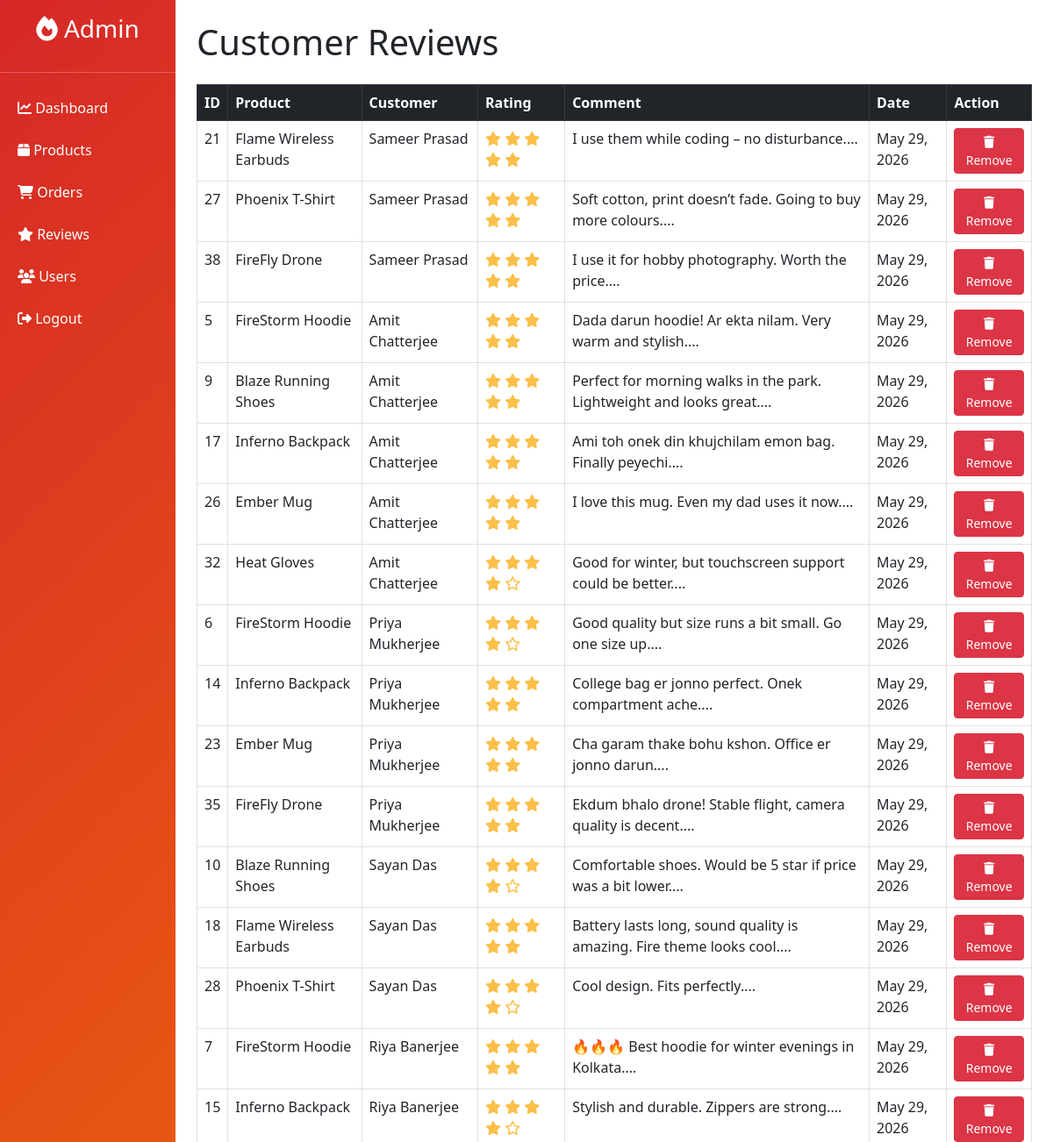
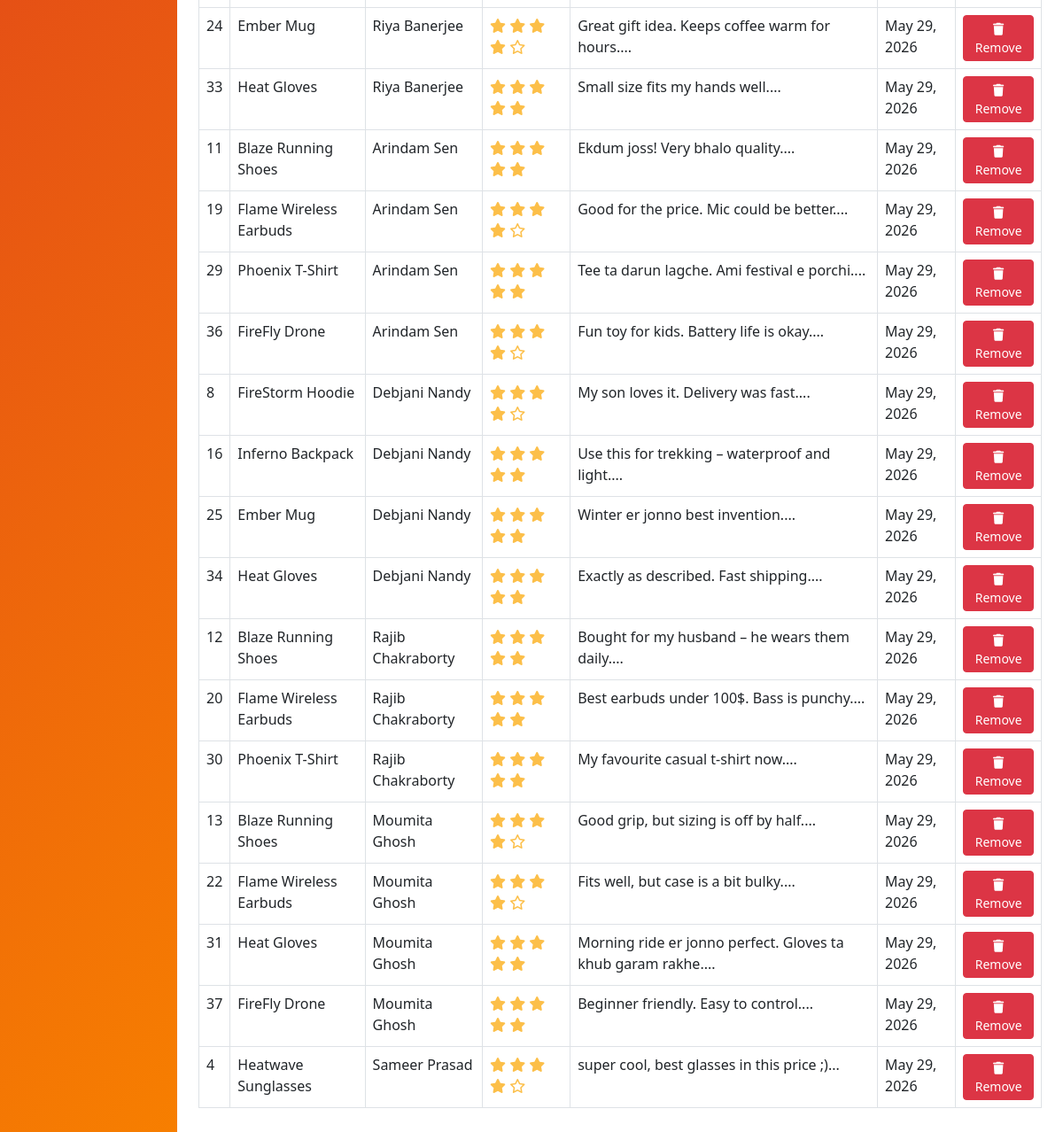
The page /admin/reviews.php (signed in) on the database its author committed (2 pictures, top to bottom).
### tables this page shows
CREATE TABLE `reviews` (
  `review_id` int(11) NOT NULL,
  `product_id` int(11) NOT NULL,
  `customer_id` int(11) NOT NULL,
  `rating` int(11) DEFAULT NULL CHECK (`rating` >= 1 and `rating` <= 5),
  `comment` text DEFAULT NULL,
  `created_at` timestamp NOT NULL DEFAULT current_timestamp()
);

CREATE TABLE `products` (
  `product_id` int(11) NOT NULL,
  `product_name` varchar(200) NOT NULL,
  `category` varchar(100) NOT NULL,
  `price` decimal(10,2) NOT NULL,
  `stock_quantity` int(11) NOT NULL DEFAULT 0,
  `description` text DEFAULT NULL,
  `image_url` varchar(255) DEFAULT NULL,
  `sizes` varchar(100) DEFAULT 'S,M,L,XL',
  `created_at` timestamp NOT NULL DEFAULT current_timestamp()
);

CREATE TABLE `customers` (
  `customer_id` int(11) NOT NULL,
  `name` varchar(100) NOT NULL,
  `email` varchar(100) NOT NULL,
  `password` varchar(255) NOT NULL,
  `address` text DEFAULT NULL,
  `phone` varchar(20) DEFAULT NULL,
  `created_at` timestamp NOT NULL DEFAULT current_timestamp()
);

### admin/reviews.php (the view, shortened to what this page needs)
<?php
include '../includes/config.php';
$reviews = mysqli_query($conn, "SELECT r.*, p.product_name, c.name as customer_name
                                FROM reviews r
                                JOIN products p ON r.product_id = p.product_id
                                JOIN customers c ON r.customer_id = c.customer_id
                                ORDER BY r.created_at DESC");
?>
<!DOCTYPE html>
<html lang="en">
<head>
    <link href="https://cdn.jsdelivr.net/npm/bootstrap@5.3.0/dist/css/bootstrap.min.css" rel="stylesheet">
    <link rel="stylesheet" href="https://cdnjs.cloudflare.com/ajax/libs/font-awesome/6.4.0/css/all.min.css">
</head>
<body>
    <div class="container-fluid">
        <div class="row">
            <div class="col-md-2 sidebar p-0">
                <h3 class="text-white text-center p-3"><i class="fas fa-fire"></i> Admin</h3>
                <hr class="text-white">
                <a href="dashboard.php"><i class="fas fa-chart-line"></i> Dashboard</a>
                <a href="products.php"><i class="fas fa-box"></i> Products</a>
                <a href="orders.php"><i class="fas fa-shopping-cart"></i> Orders</a>
                <a href="reviews.php"><i class="fas fa-star"></i> Reviews</a>
                <a href="users.php"><i class="fas fa-users"></i> Users</a>
                <a href="logout.php"><i class="fas fa-sign-out-alt"></i> Logout</a>
            </div>
            <div class="col-md-10 p-4">
                <h1>Customer Reviews</h1>
                <div class="table-responsive mt-4">
                    <table class="table table-bordered">
                        <thead class="table-dark">
                            <tr>
                                <th>ID</th>
                                <th>Product</th>
                                <th>Customer</th>
                                <th>Rating</th>
                                <th>Comment</th>
                                <th>Date</th>
                                <th>Action</th>
                            </tr>
                        </thead>
                        <tbody>
                            <?php while ($review = mysqli_fetch_assoc($reviews)): ?>
                            <tr>
                                <td><?php echo $review['review_id']; ?></td>
                                <td><?php echo htmlspecialchars($review['product_name']); ?></td>
                                <td><?php echo htmlspecialchars($review['customer_name']); ?></td>
                                <td>
                                    <?php for($i = 1; $i <= 5; $i++): ?>
                                        <i class="<?php echo $i <= $review['rating'] ? 'fas' : 'far'; ?> fa-star" style="color: #fcbf49;"></i>
                                    <?php endfor; ?>
                                </td>
                                <td><?php echo substr(htmlspecialchars($review['comment']), 0, 100); ?>...</td>
                                <td><?php echo date('M d, Y', strtotime($review['created_at'])); ?></td>
                                <td>
                                    <a href="reviews.php?delete=<?php echo $review['review_id']; ?>"
                                       class="btn btn-danger btn-sm" onclick="return confirm('Delete this review?')">
                                        <i class="fas fa-trash"></i> Remove
                                    </a>
                                </td>
                            </tr>
                            <?php endwhile; ?>
                        </tbody>
                    </table>
                </div>
            </div>
        </div>
    </div>
</body>
</html>

### admin/reviews.php (style rules this page uses)
.sidebar { background: linear-gradient(135deg, #d62828, #f77f00); min-height: 100vh; }
.sidebar a { color: white; text-decoration: none; padding: 12px 20px; display: block; }

### rows shown on the page
reviews: review_id "21", product.product_name "Flame Wireless Earbuds", customer.name "Sameer Prasad", rating 5 (drawn), comment "I use them while coding – no disturbance.", created_at "May 29, 2026"
reviews: review_id "27", product.product_name "Phoenix T-Shirt", customer.name "Sameer Prasad", rating 5 (drawn), comment "Soft cotton, print doesn’t fade. Going to buy more colours.", created_at "May 29, 2026"
reviews: review_id "38", product.product_name "FireFly Drone", customer.name "Sameer Prasad", rating 5 (drawn), comment "I use it for hobby photography. Worth the price.", created_at "May 29, 2026"
reviews: review_id "5", product.product_name "FireStorm Hoodie", customer.name "Amit Chatterjee", rating 5 (drawn), comment "Dada darun hoodie! Ar ekta nilam. Very warm and stylish.", created_at "May 29, 2026"
reviews: review_id "9", product.product_name "Blaze Running Shoes", customer.name "Amit Chatterjee", rating 5 (drawn), comment "Perfect for morning walks in the park. Lightweight and looks great.", created_at "May 29, 2026"
reviews: review_id "17", product.product_name "Inferno Backpack", customer.name "Amit Chatterjee", rating 5 (drawn), comment "Ami toh onek din khujchilam emon bag. Finally peyechi.", created_at "May 29, 2026"
reviews: review_id "26", product.product_name "Ember Mug", customer.name "Amit Chatterjee", rating 5 (drawn), comment "I love this mug. Even my dad uses it now.", created_at "May 29, 2026"
reviews: review_id "32", product.product_name "Heat Gloves", customer.name "Amit Chatterjee", rating 4 (drawn), comment "Good for winter, but touchscreen support could be better.", created_at "May 29, 2026"
reviews: review_id "6", product.product_name "FireStorm Hoodie", customer.name "Priya Mukherjee", rating 4 (drawn), comment "Good quality but size runs a bit small. Go one size up.", created_at "May 29, 2026"
reviews: review_id "14", product.product_name "Inferno Backpack", customer.name "Priya Mukherjee", rating 5 (drawn), comment "College bag er jonno perfect. Onek compartment ache.", created_at "May 29, 2026"
reviews: review_id "23", product.product_name "Ember Mug", customer.name "Priya Mukherjee", rating 5 (drawn), comment "Cha garam thake bohu kshon. Office er jonno darun.", created_at "May 29, 2026"
reviews: review_id "35", product.product_name "FireFly Drone", customer.name "Priya Mukherjee", rating 5 (drawn), comment "Ekdum bhalo drone! Stable flight, camera quality is decent.", created_at "May 29, 2026"
reviews: review_id "10", product.product_name "Blaze Running Shoes", customer.name "Sayan Das", rating 4 (drawn), comment "Comfortable shoes. Would be 5 star if price was a bit lower.", created_at "May 29, 2026"
reviews: review_id "18", product.product_name "Flame Wireless Earbuds", customer.name "Sayan Das", rating 5 (drawn), comment "Battery lasts long, sound quality is amazing. Fire theme looks cool.", created_at "May 29, 2026"
reviews: review_id "28", product.product_name "Phoenix T-Shirt", customer.name "Sayan Das", rating 4 (drawn), comment "Cool design. Fits perfectly.", created_at "May 29, 2026"
reviews: review_id "7", product.product_name "FireStorm Hoodie", customer.name "Riya Banerjee", rating 5 (drawn), comment "🔥🔥🔥 Best hoodie for winter evenings in Kolkata.", created_at "May 29, 2026"
reviews: review_id "15", product.product_name "Inferno Backpack", customer.name "Riya Banerjee", rating 4 (drawn), comment "Stylish and durable. Zippers are strong.", created_at "May 29, 2026"
reviews: review_id "24", product.product_name "Ember Mug", customer.name "Riya Banerjee", rating 4 (drawn), comment "Great gift idea. Keeps coffee warm for hours.", created_at "May 29, 2026"
reviews: review_id "33", product.product_name "Heat Gloves", customer.name "Riya Banerjee", rating 5 (drawn), comment "Small size fits my hands well.", created_at "May 29, 2026"
reviews: review_id "11", product.product_name "Blaze Running Shoes", customer.name "Arindam Sen", rating 5 (drawn), comment "Ekdum joss! Very bhalo quality.", created_at "May 29, 2026"
reviews: review_id "19", product.product_name "Flame Wireless Earbuds", customer.name "Arindam Sen", rating 4 (drawn), comment "Good for the price. Mic could be better.", created_at "May 29, 2026"
reviews: review_id "29", product.product_name "Phoenix T-Shirt", customer.name "Arindam Sen", rating 5 (drawn), comment "Tee ta darun lagche. Ami festival e porchi.", created_at "May 29, 2026"
reviews: review_id "36", product.product_name "FireFly Drone", customer.name "Arindam Sen", rating 4 (drawn), comment "Fun toy for kids. Battery life is okay.", created_at "May 29, 2026"
reviews: review_id "8", product.product_name "FireStorm Hoodie", customer.name "Debjani Nandy", rating 4 (drawn), comment "My son loves it. Delivery was fast.", created_at "May 29, 2026"
reviews: review_id "16", product.product_name "Inferno Backpack", customer.name "Debjani Nandy", rating 5 (drawn), comment "Use this for trekking – waterproof and light.", created_at "May 29, 2026"
reviews: review_id "25", product.product_name "Ember Mug", customer.name "Debjani Nandy", rating 5 (drawn), comment "Winter er jonno best invention.", created_at "May 29, 2026"
reviews: review_id "34", product.product_name "Heat Gloves", customer.name "Debjani Nandy", rating 5 (drawn), comment "Exactly as described. Fast shipping.", created_at "May 29, 2026"
reviews: review_id "12", product.product_name "Blaze Running Shoes", customer.name "Rajib Chakraborty", rating 5 (drawn), comment "Bought for my husband – he wears them daily.", created_at "May 29, 2026"
reviews: review_id "20", product.product_name "Flame Wireless Earbuds", customer.name "Rajib Chakraborty", rating 5 (drawn), comment "Best earbuds under 100$. Bass is punchy.", created_at "May 29, 2026"
reviews: review_id "30", product.product_name "Phoenix T-Shirt", customer.name "Rajib Chakraborty", rating 5 (drawn), comment "My favourite casual t‑shirt now.", created_at "May 29, 2026"
reviews: review_id "13", product.product_name "Blaze Running Shoes", customer.name "Moumita Ghosh", rating 4 (drawn), comment "Good grip, but sizing is off by half.", created_at "May 29, 2026"
reviews: review_id "22", product.product_name "Flame Wireless Earbuds", customer.name "Moumita Ghosh", rating 4 (drawn), comment "Fits well, but case is a bit bulky.", created_at "May 29, 2026"
reviews: review_id "31", product.product_name "Heat Gloves", customer.name "Moumita Ghosh", rating 5 (drawn), comment "Morning ride er jonno perfect. Gloves ta khub garam rakhe.", created_at "May 29, 2026"
reviews: review_id "37", product.product_name "FireFly Drone", customer.name "Moumita Ghosh", rating 5 (drawn), comment "Beginner friendly. Easy to control.", created_at "May 29, 2026"
reviews: review_id "4", product.product_name "Heatwave Sunglasses", customer.name "Sameer Prasad", rating 4 (drawn), comment "super cool, best glasses in this price ;)", created_at "May 29, 2026"
